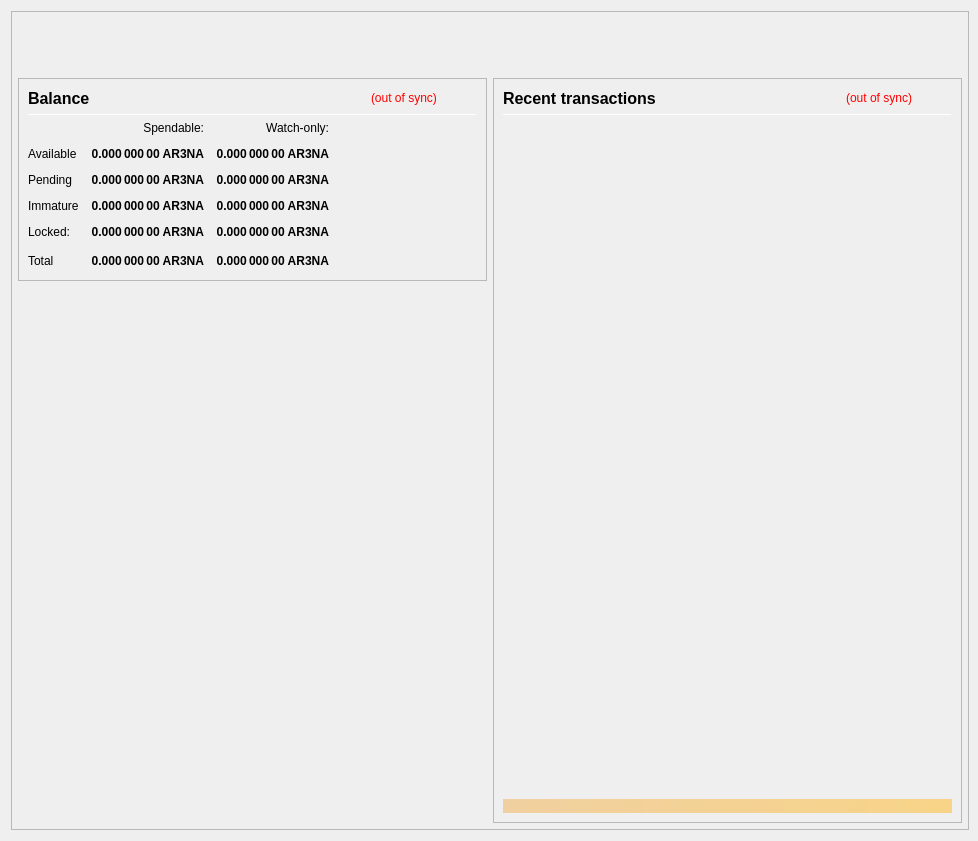
<?xml version="1.0" encoding="UTF-8"?>
<ui version="4.0">
 <class>OverviewPage</class>
 <widget class="QWidget" name="OverviewPage">
  <property name="geometry">
   <rect>
    <x>0</x>
    <y>0</y>
    <width>978</width>
    <height>841</height>
   </rect>
  </property>
  <property name="minimumSize">
   <size>
    <width>960</width>
    <height>682</height>
   </size>
  </property>
  <property name="font">
   <font>
    <weight>50</weight>
    <bold>false</bold>
   </font>
  </property>
  <property name="windowTitle">
   <string>Form</string>
  </property>
  <layout class="QVBoxLayout" name="topLayout" stretch="0">
   <property name="rightMargin">
    <number>9</number>
   </property>
   <item>
    <widget class="QFrame" name="frame_BG">
     <property name="minimumSize">
      <size>
       <width>850</width>
       <height>610</height>
      </size>
     </property>
     <property name="maximumSize">
      <size>
       <width>16777215</width>
       <height>16777215</height>
      </size>
     </property>
     <property name="frameShape">
      <enum>QFrame::StyledPanel</enum>
     </property>
     <property name="frameShadow">
      <enum>QFrame::Raised</enum>
     </property>
     <layout class="QVBoxLayout" name="verticalLayout_3" stretch="0">
      <property name="leftMargin">
       <number>0</number>
      </property>
      <property name="topMargin">
       <number>0</number>
      </property>
      <property name="rightMargin">
       <number>0</number>
      </property>
      <property name="bottomMargin">
       <number>6</number>
      </property>
      <item>
       <layout class="QVBoxLayout" name="verticalLayout_Master" stretch="0,1">
        <property name="leftMargin">
         <number>0</number>
        </property>
        <property name="topMargin">
         <number>0</number>
        </property>
        <property name="rightMargin">
         <number>0</number>
        </property>
        <property name="bottomMargin">
         <number>0</number>
        </property>
        <item>
         <widget class="QFrame" name="frame_Header">
          <layout class="QVBoxLayout" name="verticalLayout_Header" stretch="0">
           <property name="leftMargin">
            <number>0</number>
           </property>
           <property name="topMargin">
            <number>0</number>
           </property>
           <property name="rightMargin">
            <number>0</number>
           </property>
           <property name="bottomMargin">
            <number>0</number>
           </property>
           <item>
            <layout class="QHBoxLayout" name="horizontalLayout_Header" stretch="1,0">
             <property name="spacing">
              <number>6</number>
             </property>
             <item>
              <spacer name="horizontalSpacer_Header">
               <property name="orientation">
                <enum>Qt::Horizontal</enum>
               </property>
               <property name="sizeHint" stdset="0">
                <size>
                 <width>40</width>
                 <height>20</height>
                </size>
               </property>
              </spacer>
             </item>
             <item>
              <widget class="QLabel" name="labelOverviewHeaderRight">
               <property name="minimumSize">
                <size>
                 <width>464</width>
                 <height>60</height>
                </size>
               </property>
               <property name="maximumSize">
                <size>
                 <width>16777215</width>
                 <height>60</height>
                </size>
               </property>
               <property name="font">
                <font>
                 <pointsize>14</pointsize>
                </font>
               </property>
               <property name="text">
                <string/>
               </property>
               <property name="alignment">
                <set>Qt::AlignRight|Qt::AlignTrailing|Qt::AlignVCenter</set>
               </property>
              </widget>
             </item>
            </layout>
           </item>
          </layout>
         </widget>
        </item>
        <item>
         <widget class="QFrame" name="frame_Content">
          <layout class="QVBoxLayout" name="verticalLayout_Content">
           <property name="leftMargin">
            <number>6</number>
           </property>
           <property name="topMargin">
            <number>0</number>
           </property>
           <property name="rightMargin">
            <number>6</number>
           </property>
           <property name="bottomMargin">
            <number>0</number>
           </property>
           <item>
            <layout class="QHBoxLayout" name="horizontalLayout_Content" stretch="1,1">
             <property name="spacing">
              <number>6</number>
             </property>
             <item>
              <layout class="QVBoxLayout" name="verticalLayout_left" stretch="0,0">
               <item>
                <widget class="QFrame" name="frameBalances">
                 <property name="frameShape">
                  <enum>QFrame::StyledPanel</enum>
                 </property>
                 <property name="frameShadow">
                  <enum>QFrame::Raised</enum>
                 </property>
                 <layout class="QVBoxLayout" name="verticalLayout_4">
                  <item>
                   <layout class="QHBoxLayout" name="hlBalancesHeader" stretch="2,0,0">
                    <property name="spacing">
                     <number>6</number>
                    </property>
                    <item>
                     <widget class="QLabel" name="labelBalances">
                      <property name="minimumSize">
                       <size>
                        <width>0</width>
                        <height>0</height>
                       </size>
                      </property>
                      <property name="font">
                       <font>
                        <pointsize>12</pointsize>
                        <weight>75</weight>
                        <bold>true</bold>
                       </font>
                      </property>
                      <property name="text">
                       <string>Balance</string>
                      </property>
                     </widget>
                    </item>
                    <item>
                     <widget class="QLabel" name="labelWalletStatus">
                      <property name="cursor">
                       <cursorShape>WhatsThisCursor</cursorShape>
                      </property>
                      <property name="toolTip">
                       <string>The displayed information may be out of date. Your wallet automatically synchronizes with the Arena network after a connection is established, but this process has not completed yet.</string>
                      </property>
                      <property name="styleSheet">
                       <string notr="true">QLabel { color: red; }</string>
                      </property>
                      <property name="text">
                       <string notr="true">(out of sync)</string>
                      </property>
                      <property name="alignment">
                       <set>Qt::AlignLeading|Qt::AlignLeft|Qt::AlignVCenter</set>
                      </property>
                     </widget>
                    </item>
                    <item>
                     <spacer name="hsBalancesHeader">
                      <property name="orientation">
                       <enum>Qt::Horizontal</enum>
                      </property>
                      <property name="sizeHint" stdset="0">
                       <size>
                        <width>40</width>
                        <height>20</height>
                       </size>
                      </property>
                     </spacer>
                    </item>
                   </layout>
                  </item>
                  <item>
                   <widget class="Line" name="lineBalances">
                    <property name="minimumSize">
                     <size>
                      <width>0</width>
                      <height>1</height>
                     </size>
                    </property>
                    <property name="maximumSize">
                     <size>
                      <width>16777215</width>
                      <height>1</height>
                     </size>
                    </property>
                    <property name="orientation">
                     <enum>Qt::Horizontal</enum>
                    </property>
                   </widget>
                  </item>
                  <item>
                   <layout class="QGridLayout" name="gridLayout">
                    <property name="spacing">
                     <number>12</number>
                    </property>
                    <item row="0" column="1">
                     <widget class="QLabel" name="labelSpendable">
                      <property name="text">
                       <string>Spendable:</string>
                      </property>
                      <property name="alignment">
                       <set>Qt::AlignRight|Qt::AlignTrailing|Qt::AlignVCenter</set>
                      </property>
                     </widget>
                    </item>
                    <item row="0" column="2">
                     <widget class="QLabel" name="labelWatchonly">
                      <property name="text">
                       <string>Watch-only:</string>
                      </property>
                      <property name="alignment">
                       <set>Qt::AlignRight|Qt::AlignTrailing|Qt::AlignVCenter</set>
                      </property>
                     </widget>
                    </item>
                    <item row="1" column="0">
                     <widget class="QLabel" name="labelAvailableText">
                      <property name="text">
                       <string>Available</string>
                      </property>
                      <property name="textInteractionFlags">
                       <set>Qt::NoTextInteraction</set>
                      </property>
                     </widget>
                    </item>
                    <item row="1" column="1">
                     <widget class="QLabel" name="labelAvailable">
                      <property name="font">
                       <font>
                        <weight>75</weight>
                        <bold>true</bold>
                       </font>
                      </property>
                      <property name="cursor">
                       <cursorShape>ArrowCursor</cursorShape>
                      </property>
                      <property name="toolTip">
                       <string>Your current spendable balance</string>
                      </property>
                      <property name="text">
                       <string notr="true">0.000 000 00 AR3NA</string>
                      </property>
                      <property name="alignment">
                       <set>Qt::AlignRight|Qt::AlignTrailing|Qt::AlignVCenter</set>
                      </property>
                      <property name="textInteractionFlags">
                       <set>Qt::NoTextInteraction</set>
                      </property>
                     </widget>
                    </item>
                    <item row="1" column="2">
                     <widget class="QLabel" name="labelWatchAvailable">
                      <property name="font">
                       <font>
                        <weight>75</weight>
                        <bold>true</bold>
                       </font>
                      </property>
                      <property name="cursor">
                       <cursorShape>ArrowCursor</cursorShape>
                      </property>
                      <property name="toolTip">
                       <string>Your current balance in watch-only addresses</string>
                      </property>
                      <property name="text">
                       <string notr="true">0.000 000 00 AR3NA</string>
                      </property>
                      <property name="alignment">
                       <set>Qt::AlignRight|Qt::AlignTrailing|Qt::AlignVCenter</set>
                      </property>
                      <property name="textInteractionFlags">
                       <set>Qt::NoTextInteraction</set>
                      </property>
                     </widget>
                    </item>
                    <item row="2" column="0">
                     <widget class="QLabel" name="labelPendingText">
                      <property name="text">
                       <string>Pending</string>
                      </property>
                      <property name="textInteractionFlags">
                       <set>Qt::NoTextInteraction</set>
                      </property>
                     </widget>
                    </item>
                    <item row="2" column="1">
                     <widget class="QLabel" name="labelPending">
                      <property name="font">
                       <font>
                        <weight>75</weight>
                        <bold>true</bold>
                       </font>
                      </property>
                      <property name="cursor">
                       <cursorShape>ArrowCursor</cursorShape>
                      </property>
                      <property name="toolTip">
                       <string>Total of transactions that have yet to be confirmed, and do not yet count toward the spendable balance</string>
                      </property>
                      <property name="text">
                       <string notr="true">0.000 000 00 AR3NA</string>
                      </property>
                      <property name="alignment">
                       <set>Qt::AlignRight|Qt::AlignTrailing|Qt::AlignVCenter</set>
                      </property>
                      <property name="textInteractionFlags">
                       <set>Qt::NoTextInteraction</set>
                      </property>
                     </widget>
                    </item>
                    <item row="2" column="2">
                     <widget class="QLabel" name="labelWatchPending">
                      <property name="font">
                       <font>
                        <weight>75</weight>
                        <bold>true</bold>
                       </font>
                      </property>
                      <property name="cursor">
                       <cursorShape>ArrowCursor</cursorShape>
                      </property>
                      <property name="toolTip">
                       <string>Unconfirmed transactions to watch-only addresses</string>
                      </property>
                      <property name="text">
                       <string notr="true">0.000 000 00 AR3NA</string>
                      </property>
                      <property name="alignment">
                       <set>Qt::AlignRight|Qt::AlignTrailing|Qt::AlignVCenter</set>
                      </property>
                      <property name="textInteractionFlags">
                       <set>Qt::NoTextInteraction</set>
                      </property>
                     </widget>
                    </item>
                    <item row="3" column="0">
                     <widget class="QLabel" name="labelImmatureText">
                      <property name="text">
                       <string>Immature</string>
                      </property>
                      <property name="textInteractionFlags">
                       <set>Qt::NoTextInteraction</set>
                      </property>
                     </widget>
                    </item>
                    <item row="3" column="1">
                     <widget class="QLabel" name="labelImmature">
                      <property name="font">
                       <font>
                        <weight>75</weight>
                        <bold>true</bold>
                       </font>
                      </property>
                      <property name="cursor">
                       <cursorShape>ArrowCursor</cursorShape>
                      </property>
                      <property name="toolTip">
                       <string>Staked or masternode rewards that has not yet matured</string>
                      </property>
                      <property name="text">
                       <string notr="true">0.000 000 00 AR3NA</string>
                      </property>
                      <property name="alignment">
                       <set>Qt::AlignRight|Qt::AlignTrailing|Qt::AlignVCenter</set>
                      </property>
                      <property name="textInteractionFlags">
                       <set>Qt::NoTextInteraction</set>
                      </property>
                     </widget>
                    </item>
                    <item row="3" column="2">
                     <widget class="QLabel" name="labelWatchImmature">
                      <property name="font">
                       <font>
                        <weight>75</weight>
                        <bold>true</bold>
                       </font>
                      </property>
                      <property name="cursor">
                       <cursorShape>ArrowCursor</cursorShape>
                      </property>
                      <property name="toolTip">
                       <string>Staked or masternode rewards in watch-only addresses that has not yet matured</string>
                      </property>
                      <property name="text">
                       <string notr="true">0.000 000 00 AR3NA</string>
                      </property>
                      <property name="alignment">
                       <set>Qt::AlignRight|Qt::AlignTrailing|Qt::AlignVCenter</set>
                      </property>
                      <property name="textInteractionFlags">
                       <set>Qt::NoTextInteraction</set>
                      </property>
                     </widget>
                    </item>
                    <item row="4" column="0">
                     <widget class="QLabel" name="labelLockedText">
                      <property name="toolTip">
                       <string>Locked AR3NA or Masternode collaterals.</string>
                      </property>
                      <property name="text">
                       <string>Locked:</string>
                      </property>
                     </widget>
                    </item>
                    <item row="4" column="1">
                     <widget class="QLabel" name="labelLocked">
                      <property name="font">
                       <font>
                        <weight>75</weight>
                        <bold>true</bold>
                       </font>
                      </property>
                      <property name="cursor">
                       <cursorShape>ArrowCursor</cursorShape>
                      </property>
                      <property name="toolTip">
                       <string>Locked AR3NA or Masternode collaterals.</string>
                      </property>
                      <property name="text">
                       <string notr="true">0.000 000 00 AR3NA</string>
                      </property>
                      <property name="alignment">
                       <set>Qt::AlignRight|Qt::AlignTrailing|Qt::AlignVCenter</set>
                      </property>
                      <property name="textInteractionFlags">
                       <set>Qt::NoTextInteraction</set>
                      </property>
                     </widget>
                    </item>
                    <item row="4" column="2">
                     <widget class="QLabel" name="labelWatchLocked">
                      <property name="font">
                       <font>
                        <weight>75</weight>
                        <bold>true</bold>
                       </font>
                      </property>
                      <property name="cursor">
                       <cursorShape>ArrowCursor</cursorShape>
                      </property>
                      <property name="toolTip">
                       <string>Current locked balance in watch-only addresses</string>
                      </property>
                      <property name="text">
                       <string notr="true">0.000 000 00 AR3NA</string>
                      </property>
                      <property name="alignment">
                       <set>Qt::AlignRight|Qt::AlignTrailing|Qt::AlignVCenter</set>
                      </property>
                      <property name="textInteractionFlags">
                       <set>Qt::NoTextInteraction</set>
                      </property>
                     </widget>
                    </item>
                    <item row="5" column="0">
                     <widget class="QLabel" name="labelTotalText">
                      <property name="text">
                       <string>Total</string>
                      </property>
                      <property name="textInteractionFlags">
                       <set>Qt::NoTextInteraction</set>
                      </property>
                     </widget>
                    </item>
                    <item row="5" column="1">
                     <widget class="QLabel" name="labelTotal">
                      <property name="font">
                       <font>
                        <weight>75</weight>
                        <bold>true</bold>
                       </font>
                      </property>
                      <property name="cursor">
                       <cursorShape>ArrowCursor</cursorShape>
                      </property>
                      <property name="toolTip">
                       <string>Your current total balance</string>
                      </property>
                      <property name="text">
                       <string notr="true">0.000 000 00 AR3NA</string>
                      </property>
                      <property name="alignment">
                       <set>Qt::AlignRight|Qt::AlignTrailing|Qt::AlignVCenter</set>
                      </property>
                      <property name="textInteractionFlags">
                       <set>Qt::NoTextInteraction</set>
                      </property>
                     </widget>
                    </item>
                    <item row="5" column="2">
                     <widget class="QLabel" name="labelWatchTotal">
                      <property name="font">
                       <font>
                        <weight>75</weight>
                        <bold>true</bold>
                       </font>
                      </property>
                      <property name="cursor">
                       <cursorShape>ArrowCursor</cursorShape>
                      </property>
                      <property name="toolTip">
                       <string>Current total balance in watch-only addresses</string>
                      </property>
                      <property name="text">
                       <string notr="true">0.000 000 00 AR3NA</string>
                      </property>
                      <property name="alignment">
                       <set>Qt::AlignRight|Qt::AlignTrailing|Qt::AlignVCenter</set>
                      </property>
                      <property name="textInteractionFlags">
                       <set>Qt::NoTextInteraction</set>
                      </property>
                     </widget>
                    </item>
                    <item row="5" column="3">
                     <spacer name="hsBalances">
                      <property name="orientation">
                       <enum>Qt::Horizontal</enum>
                      </property>
                      <property name="sizeHint" stdset="0">
                       <size>
                        <width>40</width>
                        <height>20</height>
                       </size>
                      </property>
                     </spacer>
                    </item>
                   </layout>
                  </item>
                 </layout>
                </widget>
               </item>
               <item>
                <spacer name="verticalSpacer">
                 <property name="orientation">
                  <enum>Qt::Vertical</enum>
                 </property>
                 <property name="sizeHint" stdset="0">
                  <size>
                   <width>20</width>
                   <height>40</height>
                  </size>
                 </property>
                </spacer>
               </item>
              </layout>
             </item>
             <item>
              <layout class="QVBoxLayout" name="verticalLayout_right" stretch="1">
               <item>
                <widget class="QFrame" name="frame_RecentTransactions">
                 <property name="minimumSize">
                  <size>
                   <width>0</width>
                   <height>0</height>
                  </size>
                 </property>
                 <property name="frameShape">
                  <enum>QFrame::StyledPanel</enum>
                 </property>
                 <property name="frameShadow">
                  <enum>QFrame::Raised</enum>
                 </property>
                 <layout class="QVBoxLayout" name="verticalLayout_1" stretch="0,0,0,0,0">
                  <item>
                   <layout class="QHBoxLayout" name="horizontalLayout_2" stretch="2,0,0">
                    <property name="spacing">
                     <number>3</number>
                    </property>
                    <item>
                     <widget class="QLabel" name="labelRecentTransactions">
                      <property name="minimumSize">
                       <size>
                        <width>0</width>
                        <height>20</height>
                       </size>
                      </property>
                      <property name="font">
                       <font>
                        <pointsize>12</pointsize>
                        <weight>75</weight>
                        <bold>true</bold>
                       </font>
                      </property>
                      <property name="text">
                       <string>Recent transactions</string>
                      </property>
                     </widget>
                    </item>
                    <item>
                     <widget class="QLabel" name="labelTransactionsStatus">
                      <property name="cursor">
                       <cursorShape>WhatsThisCursor</cursorShape>
                      </property>
                      <property name="toolTip">
                       <string>The displayed information may be out of date. Your wallet automatically synchronizes with the Arena network after a connection is established, but this process has not completed yet.</string>
                      </property>
                      <property name="styleSheet">
                       <string notr="true">QLabel { color: red; }</string>
                      </property>
                      <property name="text">
                       <string notr="true">(out of sync)</string>
                      </property>
                      <property name="alignment">
                       <set>Qt::AlignRight|Qt::AlignTrailing|Qt::AlignVCenter</set>
                      </property>
                     </widget>
                    </item>
                    <item>
                     <spacer name="horizontalSpacer">
                      <property name="orientation">
                       <enum>Qt::Horizontal</enum>
                      </property>
                      <property name="sizeHint" stdset="0">
                       <size>
                        <width>40</width>
                        <height>20</height>
                       </size>
                      </property>
                     </spacer>
                    </item>
                   </layout>
                  </item>
                  <item>
                   <widget class="Line" name="line">
                    <property name="minimumSize">
                     <size>
                      <width>0</width>
                      <height>1</height>
                     </size>
                    </property>
                    <property name="maximumSize">
                     <size>
                      <width>16777215</width>
                      <height>1</height>
                     </size>
                    </property>
                    <property name="orientation">
                     <enum>Qt::Horizontal</enum>
                    </property>
                   </widget>
                  </item>
                  <item>
                   <widget class="QListView" name="listTransactions">
                    <property name="minimumSize">
                     <size>
                      <width>0</width>
                      <height>0</height>
                     </size>
                    </property>
                    <property name="styleSheet">
                     <string notr="true">QListView { background: transparent; }</string>
                    </property>
                    <property name="frameShape">
                     <enum>QFrame::NoFrame</enum>
                    </property>
                    <property name="verticalScrollBarPolicy">
                     <enum>Qt::ScrollBarAlwaysOff</enum>
                    </property>
                    <property name="horizontalScrollBarPolicy">
                     <enum>Qt::ScrollBarAlwaysOff</enum>
                    </property>
                    <property name="selectionMode">
                     <enum>QAbstractItemView::NoSelection</enum>
                    </property>
                   </widget>
                  </item>
                  <item>
                   <spacer name="verticalSpacer_2">
                    <property name="orientation">
                     <enum>Qt::Vertical</enum>
                    </property>
                    <property name="sizeType">
                     <enum>QSizePolicy::Expanding</enum>
                    </property>
                    <property name="sizeHint" stdset="0">
                     <size>
                      <width>20</width>
                      <height>40</height>
                     </size>
                    </property>
                   </spacer>
                  </item>
                  <item>
                   <widget class="QLabel" name="labelAlerts">
                    <property name="maximumSize">
                     <size>
                      <width>16777215</width>
                      <height>16777215</height>
                     </size>
                    </property>
                    <property name="styleSheet">
                     <string notr="true">background-color: qlineargradient(x1: 0, y1: 0, x2: 1, y2: 0, stop:0 #F0D0A0, stop:1 #F8D488); color:#000000;</string>
                    </property>
                    <property name="text">
                     <string/>
                    </property>
                    <property name="wordWrap">
                     <bool>true</bool>
                    </property>
                    <property name="margin">
                     <number>3</number>
                    </property>
                   </widget>
                  </item>
                 </layout>
                </widget>
               </item>
              </layout>
             </item>
            </layout>
           </item>
          </layout>
         </widget>
        </item>
       </layout>
      </item>
     </layout>
    </widget>
   </item>
  </layout>
 </widget>
 <resources/>
 <connections/>
</ui>
